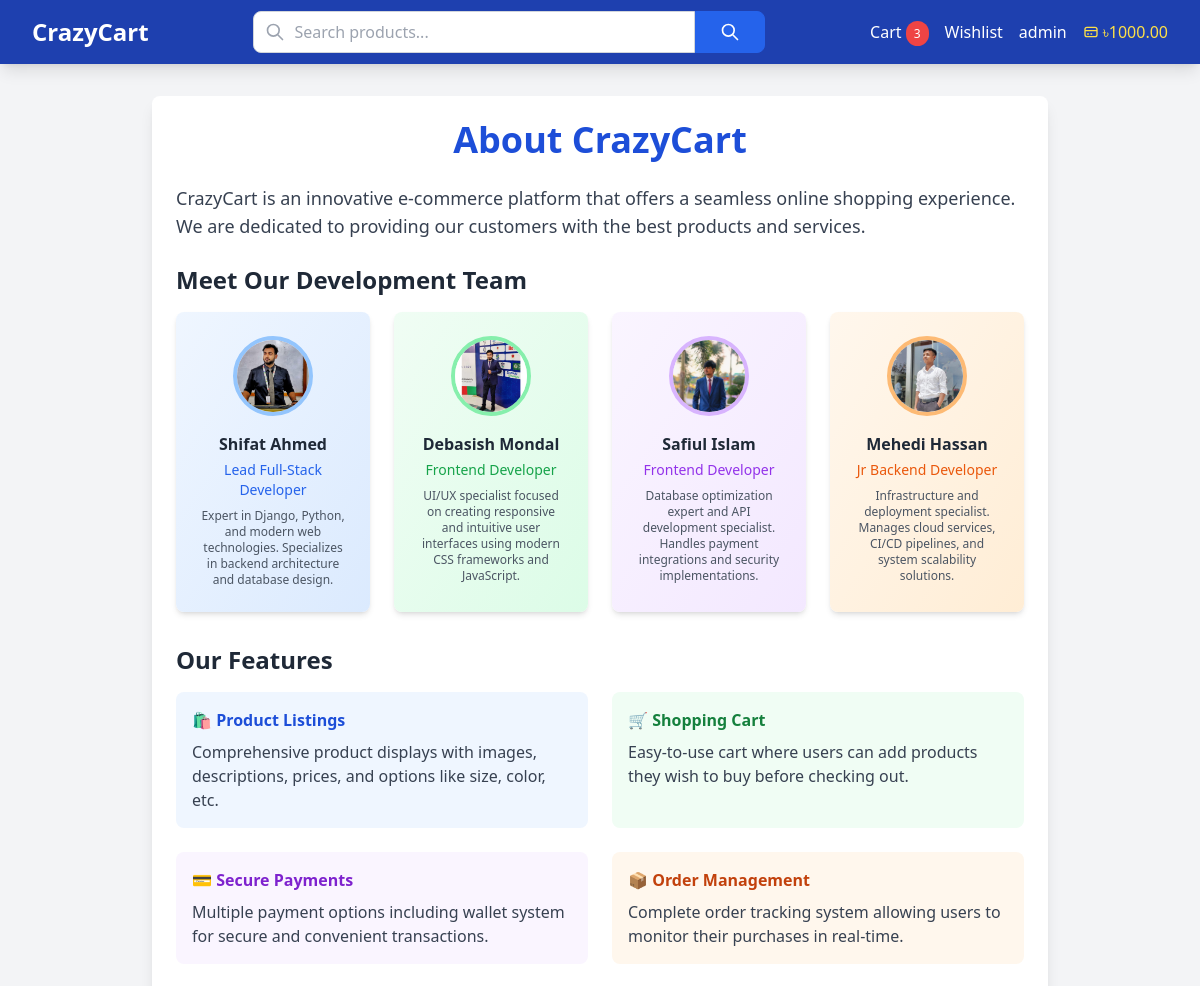
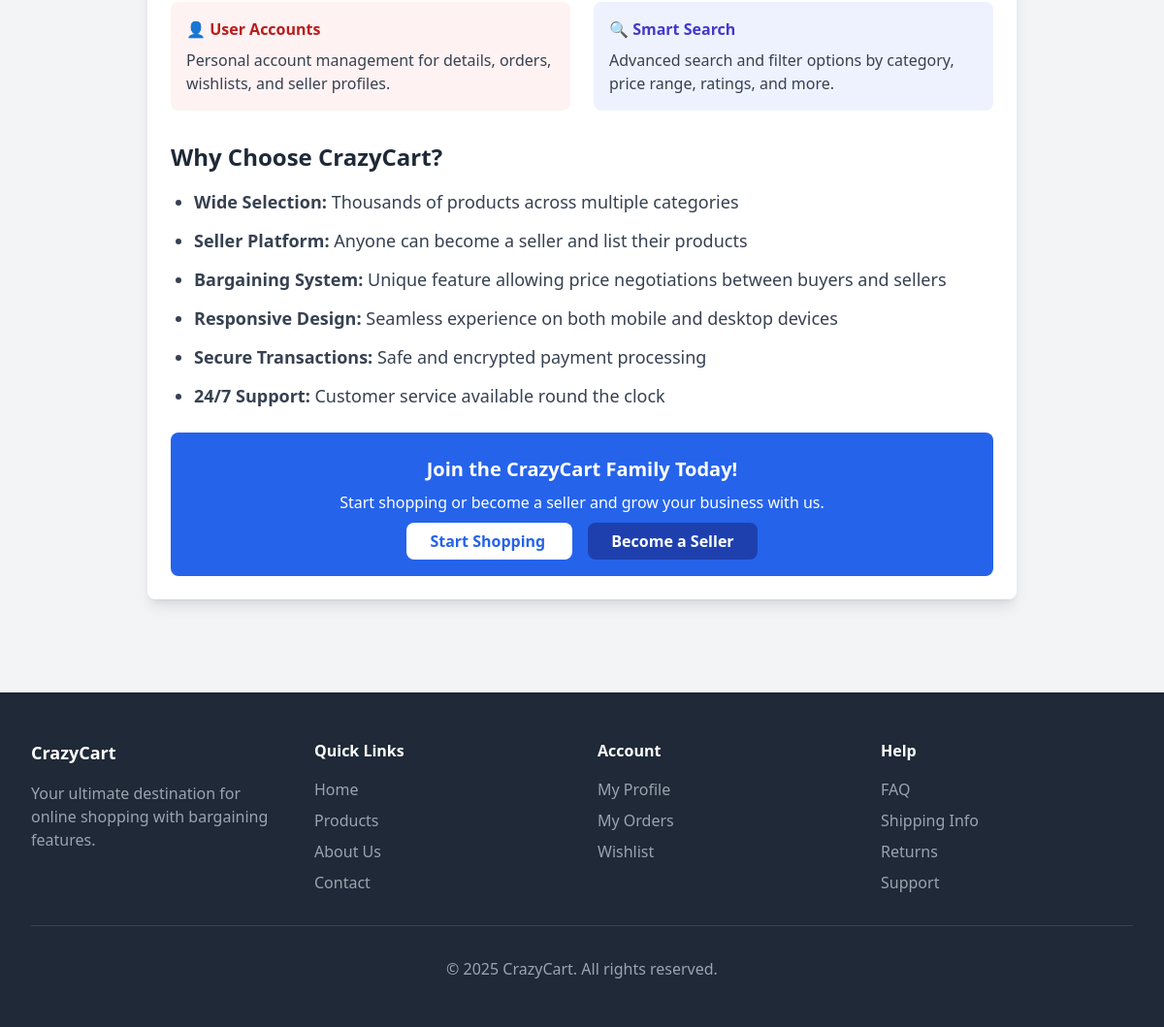
The page /products/about-us/ (signed in) on the database its author committed (2 pictures, top to bottom).
### accounts/models.py (models this page shows, shortened)
class User(AbstractUser):
    USER_TYPE_CHOICES = [
        ('buyer', 'Buyer'),
        ('seller', 'Seller'),
    ]
    user_type = models.CharField(max_length=10, choices=USER_TYPE_CHOICES, default='buyer')
    phone_number = models.CharField(max_length=15, blank=True, null=True)
    address = models.TextField(blank=True, null=True)
    city = models.CharField(max_length=100, blank=True, null=True)
    state = models.CharField(max_length=100, blank=True, null=True)
    postal_code = models.CharField(max_length=10, blank=True, null=True)
    country = models.CharField(max_length=100, blank=True, null=True)
    crazycart_balance = models.DecimalField(max_digits=10, decimal_places=2, default=0.00)
    created_at = models.DateTimeField(auto_now_add=True)
    updated_at = models.DateTimeField(auto_now=True)

### cart/models.py (models this page shows, shortened)
class Cart(models.Model):
    user = models.OneToOneField(settings.AUTH_USER_MODEL, on_delete=models.CASCADE, related_name='cart')
    created_at = models.DateTimeField(auto_now_add=True)
    updated_at = models.DateTimeField(auto_now=True)
    @property
    def total_items(self):
        return sum(item.quantity for item in self.items.all())

class CartItem(models.Model):
    cart = models.ForeignKey(Cart, on_delete=models.CASCADE, related_name='items')
    product = models.ForeignKey(Product, on_delete=models.CASCADE)
    quantity = models.PositiveIntegerField(default=1)
    price_at_time = models.DecimalField(max_digits=10, decimal_places=2)
    created_at = models.DateTimeField(auto_now_add=True)
    updated_at = models.DateTimeField(auto_now=True)
    class Meta:
        unique_together = ('cart', 'product')

### products/views.py (the view)
# urls.py: path("about-us/", views.about_us, name="about_us"),
def about_us(request):
    return render(request, "products/about_us.html")

### templates/products/about_us.html (shortened to what this page needs)
{% extends 'base.html' %}
{% load static %}
{% block content %}
<div class="container mx-auto px-4 py-8">
    <section class="max-w-4xl mx-auto p-6 bg-white rounded-lg shadow-lg">
        <h1 class="text-4xl font-semibold text-center text-blue-700 mb-6">About CrazyCart</h1>
        <p class="text-lg text-gray-700 mb-6">
            CrazyCart is an innovative e-commerce platform that offers a seamless online shopping experience. We are dedicated to providing our customers with the best products and services.
        </p>
        <h2 class="text-2xl font-semibold text-gray-800 mb-4">Meet Our Development Team</h2>
        <div class="grid md:grid-cols-2 lg:grid-cols-4 gap-6 mb-8">
            <div class="bg-gradient-to-br from-blue-50 to-blue-100 p-6 rounded-lg text-center shadow-md">
                <div class="w-20 h-20 mx-auto mb-4 rounded-full overflow-hidden border-4 border-blue-300">
                    <img src="{% static 'images/shifat.jpg' %}"
                         alt="Shifat Ahmed"
                         class="w-full h-full object-cover">
                </div>
                <h3 class="font-semibold text-gray-800 mb-1">Shifat Ahmed</h3>
                <p class="text-blue-600 text-sm mb-2">Lead Full-Stack Developer</p>
                <p class="text-gray-600 text-xs">Expert in Django, Python, and modern web technologies. Specializes in backend architecture and database design.</p>
            </div>
            <div class="bg-gradient-to-br from-green-50 to-green-100 p-6 rounded-lg text-center shadow-md">
                <div class="w-20 h-20 mx-auto mb-4 rounded-full overflow-hidden border-4 border-green-300">
                    <img src="{% static 'images/deba.jpg' %}"
                         alt="Debasish Mondal"
                         class="w-full h-full object-cover">
                </div>
                <h3 class="font-semibold text-gray-800 mb-1">Debasish Mondal</h3>
                <p class="text-green-600 text-sm mb-2">Frontend Developer</p>
                <p class="text-gray-600 text-xs">UI/UX specialist focused on creating responsive and intuitive user interfaces using modern CSS frameworks and JavaScript.</p>
            </div>
            <div class="bg-gradient-to-br from-purple-50 to-purple-100 p-6 rounded-lg text-center shadow-md">
                <div class="w-20 h-20 mx-auto mb-4 rounded-full overflow-hidden border-4 border-purple-300">
                    <img src="{% static 'images/shimul.jpg' %}"
                         alt="Safiul Islam"
                         class="w-full h-full object-cover">
                </div>
                <h3 class="font-semibold text-gray-800 mb-1">Safiul Islam</h3>
                <p class="text-purple-600 text-sm mb-2">Frontend Developer</p>
                <p class="text-gray-600 text-xs">Database optimization expert and API development specialist. Handles payment integrations and security implementations.</p>
            </div>
            <div class="bg-gradient-to-br from-orange-50 to-orange-100 p-6 rounded-lg text-center shadow-md">
                <div class="w-20 h-20 mx-auto mb-4 rounded-full overflow-hidden border-4 border-orange-300">
                    <img src="{% static 'images/mehedi.jpg' %}"
                         alt="Mehedi Hassan"
                         class="w-full h-full object-cover">
                </div>
                <h3 class="font-semibold text-gray-800 mb-1">Mehedi Hassan</h3>
                <p class="text-orange-600 text-sm mb-2">Jr Backend Developer</p>
                <p class="text-gray-600 text-xs">Infrastructure and deployment specialist. Manages cloud services, CI/CD pipelines, and system scalability solutions.</p>
            </div>
        </div>
        <h2 class="text-2xl font-semibold text-gray-800 mb-4">Our Features</h2>
        <div class="grid md:grid-cols-2 gap-6 mb-8">
            <div class="bg-blue-50 p-4 rounded-lg">
                <h3 class="font-semibold text-blue-700 mb-2">🛍️ Product Listings</h3>
                <p class="text-gray-700">Comprehensive product displays with images, descriptions, prices, and options like size, color, etc.</p>
            </div>
            <div class="bg-green-50 p-4 rounded-lg">
                <h3 class="font-semibold text-green-700 mb-2">🛒 Shopping Cart</h3>
                <p class="text-gray-700">Easy-to-use cart where users can add products they wish to buy before checking out.</p>
            </div>
            <div class="bg-purple-50 p-4 rounded-lg">
                <h3 class="font-semibold text-purple-700 mb-2">💳 Secure Payments</h3>
                <p class="text-gray-700">Multiple payment options including wallet system for secure and convenient transactions.</p>
            </div>
            <div class="bg-orange-50 p-4 rounded-lg">
                <h3 class="font-semibold text-orange-700 mb-2">📦 Order Management</h3>
                <p class="text-gray-700">Complete order tracking system allowing users to monitor their purchases in real-time.</p>
            </div>
            <div class="bg-red-50 p-4 rounded-lg">
                <h3 class="font-semibold text-red-700 mb-2">👤 User Accounts</h3>
                <p class="text-gray-700">Personal account management for details, orders, wishlists, and seller profiles.</p>
            </div>
            <div class="bg-indigo-50 p-4 rounded-lg">
                <h3 class="font-semibold text-indigo-700 mb-2">🔍 Smart Search</h3>
                <p class="text-gray-700">Advanced search and filter options by category, price range, ratings, and more.</p>
            </div>
        </div>
        <h2 class="text-2xl font-semibold text-gray-800 mb-4">Why Choose CrazyCart?</h2>
        <ul class="list-disc pl-6 space-y-3 text-gray-700 text-lg mb-6">
            <li><strong>Wide Selection:</strong> Thousands of products across multiple categories</li>
            <li><strong>Seller Platform:</strong> Anyone can become a seller and list their products</li>
            <li><strong>Bargaining System:</strong> Unique feature allowing price negotiations between buyers and sellers</li>
            <li><strong>Responsive Design:</strong> Seamless experience on both mobile and desktop devices</li>
            <li><strong>Secure Transactions:</strong> Safe and encrypted payment processing</li>
            <li><strong>24/7 Support:</strong> Customer service available round the clock</li>
        </ul>
        <div class="text-center bg-blue-600 text-white p-6 rounded-lg">
            <h3 class="text-xl font-semibold mb-2">Join the CrazyCart Family Today!</h3>
            <p class="mb-4">Start shopping or become a seller and grow your business with us.</p>
            <div class="space-x-4">
                <a href="{% url 'products:product_list' %}" class="bg-white text-blue-600 px-6 py-2 rounded-lg font-semibold hover:bg-gray-100 transition duration-300">
                    Start Shopping
                </a>
                <a href="{% url 'accounts:signup' %}" class="bg-blue-800 text-white px-6 py-2 rounded-lg font-semibold hover:bg-blue-900 transition duration-300">
                    Become a Seller
                </a>
            </div>
        </div>
    </section>
</div>
{% endblock %}

### templates/base.html (shortened to what this page needs)
{% load static %}
<!DOCTYPE html>
<html lang="en">
<head>
    <script src="https://cdn.tailwindcss.com"></script>
    <link rel="stylesheet" href="{% static 'css/style.css' %}">
</head>
<body class="bg-gray-100">
    <nav class="bg-blue-800 text-white shadow-lg">
        <div class="max-w-7xl mx-auto px-4 sm:px-6 lg:px-8">
            <div class="flex justify-between items-center h-16">
                <div class="flex items-center">
                    <a href="{% url 'home' %}" class="text-2xl font-bold">CrazyCart</a>
                </div>
                <div class="flex-1 max-w-lg mx-8">
                    <form method="GET" action="{% url 'products:product_search' %}" class="relative flex">
                        <div class="relative flex-1">
                            <input type="text" name="q" placeholder="Search products..."
                                   class="w-full px-4 py-2 pl-10 pr-4 text-gray-900 bg-white border border-gray-300 rounded-l-lg focus:outline-none focus:ring-2 focus:ring-blue-600 focus:border-blue-600">
                            <div class="absolute inset-y-0 left-0 pl-3 flex items-center pointer-events-none">
                            </div>
                        </div>
                        <button type="submit" class="bg-blue-600 hover:bg-blue-700 text-white px-6 py-2 rounded-r-lg border border-blue-600 focus:outline-none focus:ring-2 focus:ring-blue-600 transition duration-200">
                            <svg class="h-5 w-5" fill="none" stroke="currentColor" viewBox="0 0 24 24">
                                <path stroke-linecap="round" stroke-linejoin="round" stroke-width="2" d="M21 21l-6-6m2-5a7 7 0 11-14 0 7 7 0 0114 0z"></path>
                            </svg>
                        </button>
                    </form>
                </div>
                <div class="flex items-center space-x-4">
                    {% if user.is_authenticated %}
                        <a href="{% url 'cart:cart' %}" class="hover:text-blue-200">
                            Cart
                            {% if user.cart.total_items %}
                                <span class="cart-count bg-red-500 text-white rounded-full px-2 py-1 text-xs">{{ user.cart.total_items }}</span>
                            {% else %}
                                <span class="cart-count bg-red-500 text-white rounded-full px-2 py-1 text-xs" style="display: none;">0</span>
                            {% endif %}
                        </a>
                        <a href="{% url 'products:wishlist' %}" class="hover:text-blue-200">Wishlist</a>
                        <div class="dropdown relative">
                            <button class="dropdown-trigger hover:text-blue-200">{{ user.get_full_name|default:user.username }}</button>
                        </div>
                        <a href="{% url 'bargaining:add_money' %}" class="text-yellow-300 hover:text-yellow-100 flex items-center">
                            <svg class="h-4 w-4 mr-1" fill="none" viewBox="0 0 24 24" stroke="currentColor">
                                <path stroke-linecap="round" stroke-linejoin="round" stroke-width="2" d="M3 10h18M7 15h1m4 0h1m-7 4h12a3 3 0 003-3V8a3 3 0 00-3-3H6a3 3 0 00-3 3v8a3 3 0 003 3z" />
                            </svg>
                            ৳{{ user.crazycart_balance }}
                        </a>
                    {% else %}
                        <a href="{% url 'accounts:login' %}" class="hover:text-blue-200">Login</a>
                        <a href="{% url 'accounts:signup' %}" class="bg-blue-600 hover:bg-blue-700 px-4 py-2 rounded">Sign Up</a>
                    {% endif %}
                </div>
            </div>
        </div>
    </nav>
    <main>
        {% block content %}
        {% endblock %}
    </main>
    <footer class="bg-gray-800 text-white mt-16">
        <div class="max-w-7xl mx-auto px-4 sm:px-6 lg:px-8 py-12">
            <div class="grid grid-cols-1 md:grid-cols-4 gap-8">
                <div>
                    <h3 class="text-lg font-semibold mb-4">CrazyCart</h3>
                    <p class="text-gray-400">Your ultimate destination for online shopping with bargaining features.</p>
                </div>
                <div>
                    <h4 class="text-md font-semibold mb-4">Quick Links</h4>
                    <ul class="space-y-2">
                        <li><a href="{% url 'home' %}" class="text-gray-400 hover:text-white">Home</a></li>
                        <li><a href="{% url 'products:product_list' %}" class="text-gray-400 hover:text-white">Products</a></li>
                        <li><a href="{% url 'products:about_us' %}" class="text-gray-400 hover:text-white">About Us</a></li>
                        <li><a href="#" class="text-gray-400 hover:text-white">Contact</a></li>
                    </ul>
                </div>
                <div>
                    <h4 class="text-md font-semibold mb-4">Account</h4>
                    <ul class="space-y-2">
                        {% if user.is_authenticated %}
                            <li><a href="{% url 'accounts:profile' %}" class="text-gray-400 hover:text-white">My Profile</a></li>
                            <li><a href="{% url 'orders:order_list' %}" class="text-gray-400 hover:text-white">My Orders</a></li>
                            <li><a href="{% url 'products:wishlist' %}" class="text-gray-400 hover:text-white">Wishlist</a></li>
                        {% else %}
                            <li><a href="{% url 'accounts:login' %}" class="text-gray-400 hover:text-white">Login</a></li>
                            <li><a href="{% url 'accounts:signup' %}" class="text-gray-400 hover:text-white">Sign Up</a></li>
                        {% endif %}
                    </ul>
                </div>
                <div>
                    <h4 class="text-md font-semibold mb-4">Help</h4>
                    <ul class="space-y-2">
                        <li><a href="#" class="text-gray-400 hover:text-white">FAQ</a></li>
                        <li><a href="#" class="text-gray-400 hover:text-white">Shipping Info</a></li>
                        <li><a href="#" class="text-gray-400 hover:text-white">Returns</a></li>
                        <li><a href="#" class="text-gray-400 hover:text-white">Support</a></li>
                    </ul>
                </div>
            </div>
            <div class="border-t border-gray-700 mt-8 pt-8 text-center text-gray-400">
                <p>&copy; 2025 CrazyCart. All rights reserved.</p>
            </div>
        </div>
    </footer>
</body>
</html>

### rows shown on the page
User: cart.total_items "3", get_full_name "admin", crazycart_balance "1000.00"
